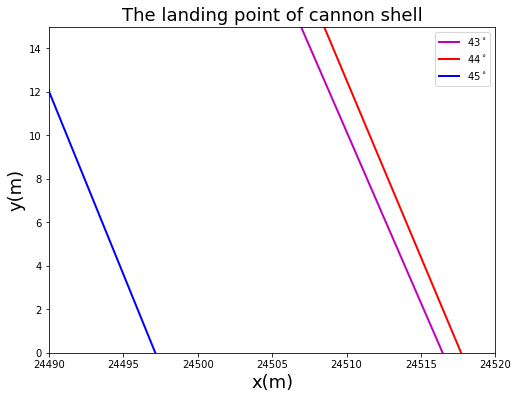

Generate this figure with Python:
import math
import matplotlib.pyplot as plt
dt=0.001
g=9.8
A=4*10**(-5)
y0=10**4
Q1=43*math.pi/180
Q2=44*math.pi/180
Q3=45*math.pi/180
end_time = 200
x=[]
y=[]
vx=[]
vy=[]
a=[]
b=[]
va=[]
vb=[]
c=[]
d=[]
vc=[]
vd=[]
x.append(0)
y.append(0)
vx.append(700*math.cos(Q1))
vy.append(700*math.sin(Q1))
a.append(0)
b.append(0)
va.append(700*math.cos(Q2))
vb.append(700*math.sin(Q2))
c.append(0)
d.append(0)
vc.append(700*math.cos(Q3))
vd.append(700*math.sin(Q3))

for i in range(int(end_time/dt)):
    m=x[i]+vx[i]*dt
    n=y[i]+vy[i]*dt
    tvx=vx[i]-A*(1-6.5*10**(-3)*y[i]/300)**2.5*(vx[i]**2+vy[i]**2)**0.5*vx[i]*dt
    tvy=vy[i]-A*(1-6.5*10**(-3)*y[i]/300)**2.5*(vx[i]**2+vy[i]**2)**0.5*vy[i]*dt-g*dt
    x.append(m)
    vx.append(tvx)
    y.append(n)
    vy.append(tvy)
    if n <= 0 :
        		break
            
for i in range(int(end_time/dt)):
    m=a[i]+va[i]*dt
    n=b[i]+vb[i]*dt
    tva=va[i]-A*(1-6.5*10**(-3)*b[i]/300)**2.5*(va[i]**2+vb[i]**2)**0.5*va[i]*dt
    tvb=vb[i]-A*(1-6.5*10**(-3)*b[i]/300)**2.5*(va[i]**2+vb[i]**2)**0.5*vb[i]*dt-g*dt
    a.append(m)
    va.append(tva)
    b.append(n)
    vb.append(tvb)
    if n <= 0 :
        		break
    
for i in range(int(end_time/dt)):
    m=c[i]+vc[i]*dt
    n=d[i]+vd[i]*dt
    tvc=vc[i]-A*(1-6.5*10**(-3)*d[i]/300)**2.5*(vc[i]**2+vd[i]**2)**0.5*vc[i]*dt
    tvd=vd[i]-A*(1-6.5*10**(-3)*d[i]/300)**2.5*(vc[i]**2+vd[i]**2)**0.5*vd[i]*dt-g*dt
    c.append(m)
    vc.append(tvc)
    d.append(n)
    vd.append(tvd)
    if n <= 0 :
        		break
            
print(x[-1],y[-1])
print(a[-1],b[-1])
print(c[-1],d[-1])
plt.figure(figsize=(8,6))
plt.title("The landing point of cannon shell",fontsize=18)
plt.plot(x,y,label="$43^\circ$",color="m",linewidth=2)
plt.plot(a,b,label="$44^\circ$",color="r",linewidth=2)
plt.plot(c,d,label="$45^\circ$",color="blue",linewidth=2)
plt.xlabel("x(m)",fontsize=18)
plt.ylabel("y(m)",fontsize=18)
plt.ylim(0,15)
plt.xlim(24490,24520)
plt.legend(loc='upper right',fontsize=10)
plt.show()
